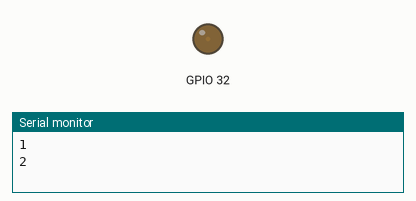
Simulated run of this sketch. Board: ESP32. On the bench: output pins drawn as LEDs (lit = HIGH), the last lines printed to the serial monitor.

Above: at 0.05 s.
At 3.85 s:
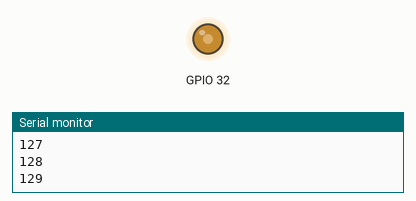
At 5.75 s:
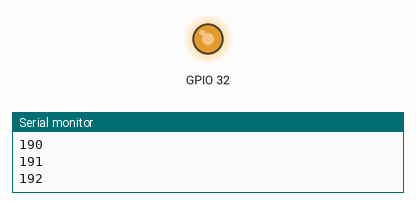
At 7.65 s:
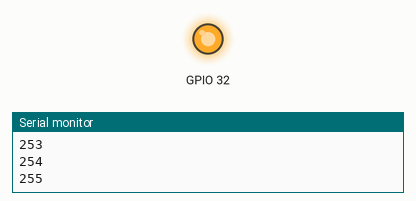
Timing chart, 0 to 10.0 s (numbered marks = the images above):
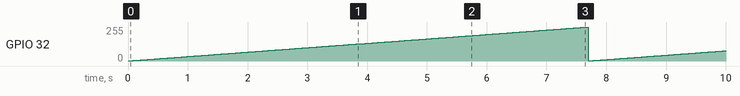

The sketch:

motorout3.ino
```cpp
uint8_t led_gpio = 11; // the PWM pin the LED is attached to

// the setup routine runs once when you press reset:
void setup() {
  // declare pin 9 to be an output:
//  pinMode(led, OUTPUT);
  ledcSetup(0, 4000, 8); // 12 kHz PWM, 8-bit resolution
  ledcAttachPin(32, 0);

  // Initialize channels
  // channels 0-15, resolution 1-16 bits, freq limits depend on resolution
  // ledcSetup(uint8_t channel, uint32_t freq, uint8_t resolution_bits);
  Serial.begin(115200);
}

// the loop routine runs over and over again forever:
int i=0;
void loop() {
  i++;
  ledcWrite(0, i); // set the brightness of the LED

  Serial.println(i);

  if (i>255) {
    i=0;
  }

  // wait for 30 milliseconds to see the dimming effect
  delay(30);
}
```

Measured:
- by itself, GPIO 32: ramps from 1/255 to 255/255 and jumps back, once every 7.7 s
